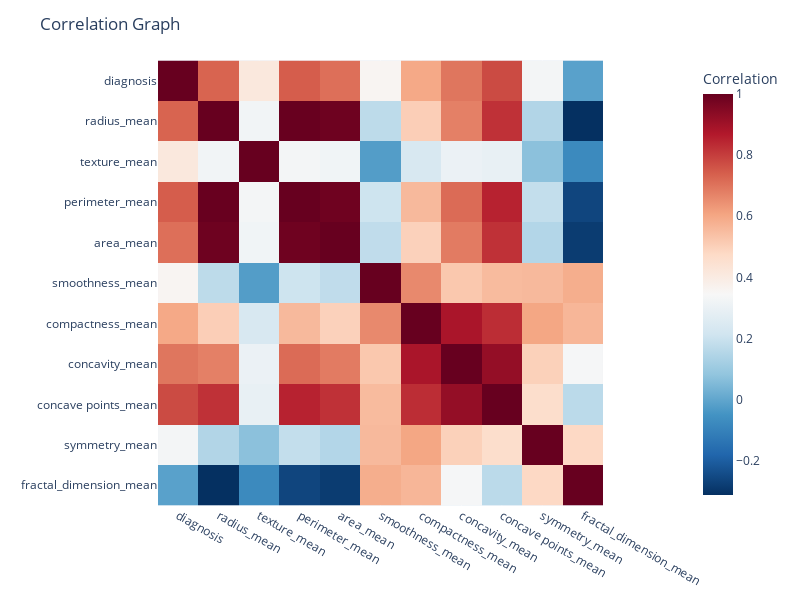

The notebook cell saved with this chart:
### Code cell
fig = px.imshow(data[cols].corr(),
                x=cols,
                y=cols,
                labels=dict(color="Correlation"),
                color_continuous_scale="RdBu_r")

fig.update_layout(title="Correlation Graph", width=800, height=600)

fig.show()

### Figure 1 — Plotly figure (JSON) as saved in the notebook; plotly's stock layout.template omitted (floating-point values rounded to 4 significant figures)
{"data": [{"coloraxis": "coloraxis", "hovertemplate": "x: %{x}<br>y: %{y}<br>Correlation: %{z}<extra></extra>", "name": "0", "type": "heatmap", "x": ["diagnosis", "radius_mean", "texture_mean", "perimeter_mean", "area_mean", "smoothness_mean", "compactness_mean", "concavity_mean", "concave points_mean", "symmetry_mean", "fractal_dimension_mean"], "xaxis": "x", "y": ["diagnosis", "radius_mean", "texture_mean", "perimeter_mean", "area_mean", "smoothness_mean", "compactness_mean", "concavity_mean", "concave points_mean", "symmetry_mean", "fractal_dimension_mean"], "yaxis": "y", "z": [[1, 0.73, 0.4152, 0.7426, 0.709, 0.3586, 0.5965, 0.6964, 0.7766, 0.3305, -0.01284], [0.73, 1, 0.3238, 0.9979, 0.9874, 0.1706, 0.5061, 0.6768, 0.8225, 0.1477, -0.3116], [0.4152, 0.3238, 1, 0.3295, 0.3211, -0.02339, 0.2367, 0.3024, 0.2935, 0.0714, -0.07644], [0.7426, 0.9979, 0.3295, 1, 0.9865, 0.2073, 0.5569, 0.7161, 0.851, 0.183, -0.2615], [0.709, 0.9874, 0.3211, 0.9865, 1, 0.177, 0.4985, 0.686, 0.8233, 0.1513, -0.2831], [0.3586, 0.1706, -0.02339, 0.2073, 0.177, 1, 0.6591, 0.522, 0.5537, 0.5578, 0.5848], [0.5965, 0.5061, 0.2367, 0.5569, 0.4985, 0.6591, 1, 0.8831, 0.8311, 0.6026, 0.5654], [0.6964, 0.6768, 0.3024, 0.7161, 0.686, 0.522, 0.8831, 1, 0.9214, 0.5007, 0.3368], [0.7766, 0.8225, 0.2935, 0.851, 0.8233, 0.5537, 0.8311, 0.9214, 1, 0.4625, 0.1669], [0.3305, 0.1477, 0.0714, 0.183, 0.1513, 0.5578, 0.6026, 0.5007, 0.4625, 1, 0.4799], [-0.01284, -0.3116, -0.07644, -0.2615, -0.2831, 0.5848, 0.5654, 0.3368, 0.1669, 0.4799, 1]]}], "layout": {"coloraxis": {"colorbar": {"title": {"text": "Correlation"}}, "colorscale": [[0, "rgb(5,48,97)"], [0.1, "rgb(33,102,172)"], [0.2, "rgb(67,147,195)"], [0.3, "rgb(146,197,222)"], [0.4, "rgb(209,229,240)"], [0.5, "rgb(247,247,247)"], [0.6, "rgb(253,219,199)"], [0.7, "rgb(244,165,130)"], [0.8, "rgb(214,96,77)"], [0.9, "rgb(178,24,43)"], [1, "rgb(103,0,31)"]]}, "height": 600, "margin": {"t": 60}, "title": {"text": "Correlation Graph"}, "width": 800, "xaxis": {"anchor": "y", "autorange": true, "constrain": "domain", "domain": [0.128, 0.872], "range": [-0.5, 10.5], "scaleanchor": "y", "type": "category"}, "yaxis": {"anchor": "x", "autorange": true, "constrain": "domain", "domain": [0.001136, 0.9989], "range": [10.5, -0.5], "type": "category"}}}
